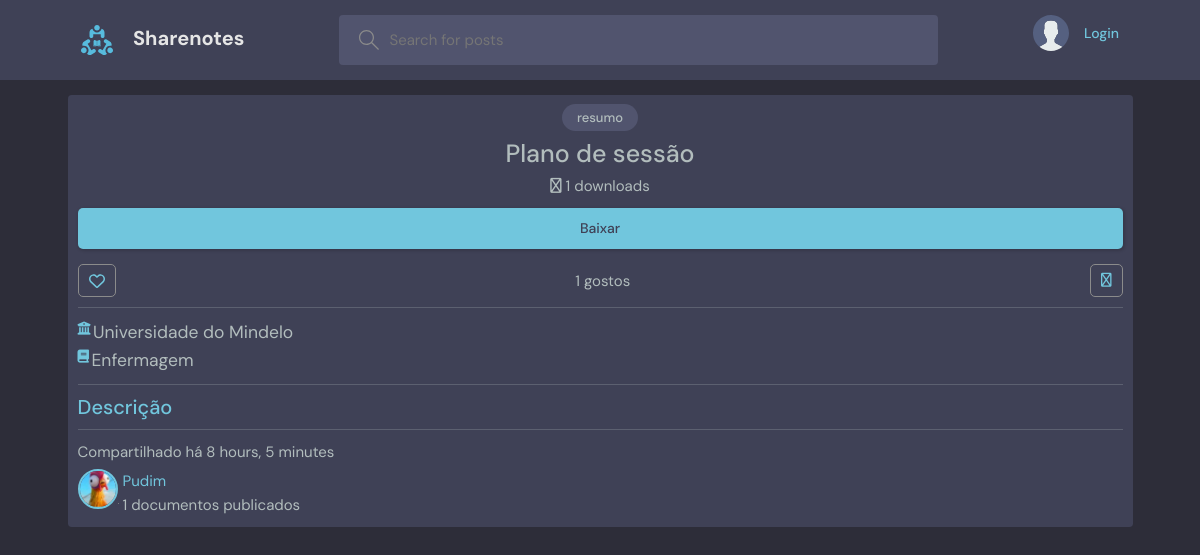
Screenshot of /document/plano-de-sessao/72 with the database file from the repository.
### base/models.py (models this page shows, shortened)
class Document(models.Model):
    name = models.CharField(max_length=300, null=True)
    slug = models.SlugField(max_length=500, null=True, blank=True)
    author = models.ForeignKey(User, on_delete=models.SET_NULL, null=True)
    document = models.FileField('documents/pdf')
    category = models.ForeignKey(Category, on_delete=models.SET_NULL, null=True)
    description = models.TextField(null=True, blank=True)
    course = models.ForeignKey(Course, on_delete=models.SET_NULL, null=True)
    school = models.ForeignKey(School, on_delete=models.SET_NULL, null=True)
    subject = models.ForeignKey(Subject, on_delete=models.SET_NULL, null=True)
    updated = models.DateTimeField(auto_now=True)
    created = models.DateTimeField(auto_now_add=True)
    likes = models.ManyToManyField(User, related_name='document_like')
    downloads = models.ManyToManyField(User, related_name='document_download')
    class Meta:
        ordering = ['-updated', '-created']
    def number_of_likes(self):
        return self.likes.count()
    def number_of_downloads(self):
        return self.downloads.count()

class Category(models.Model):
    name = models.CharField(max_length=300, null=True)
    def __str__(self):
        return self.name

class School(models.Model):
    name = models.CharField(max_length=300, null=True)
    def __str__(self):
        return self.name

class Course(models.Model):
    name = models.CharField(max_length=300, null=True)
    def __str__(self):
        return self.name

### base/views.py (the view)
# urls.py: path('document/<slug:slug>/<str:pk>', views.documentDetailView, name='document_detail'),
def documentDetailView(request, slug, pk):
    document = Document.objects.get(slug=slug, id=pk)
    user = User.objects.get(id=document.author.pk)
    context = {
        'document': document,
        'user': user
    }
    return render(request, 'base/document_detail.html', context)

### base/templates/base/document_detail.html (shortened to what this page needs)
{% extends 'main.html'  %}
{% load static %}
{% block content %}
<main>
      <div class="container">
          <div class="p-3 my-4 rounded bg_color_dark">
            <div style="text-align: center;">
                <div>
                    <span class="documentListDocument__topic">{{document.category}}</span>
                </div>
                <div class="my-3">
                    <div>
                        <h1>{{document.name}}</h1>
                        <div class="gap-3">
                            <i class="fa-regular fa-cloud-arrow-down"></i>
                            <span>{{document.number_of_downloads}} downloads</span>
                        </div>
                    </div>
                </div>
                <div>
                    <form action="{% url 'base:download_file' document.document %}" method="POST">
                        <button class="btn btn--main w-100" type="submit">Baixar</button>
                    </form>                </div>
                    <div>
                        <form class="d-flex justify-content-between mt-4 align-items-center" method="POST" action="{% url 'base:document_like' document.id %}">
                            <button class="btn btn--icon" type="submit" value="{{document.id}}" name="document_id">
                            </button>
                            <div>
                                <span>{{document.number_of_likes}} gostos</span>
                            </div>
                            <button class="btn btn--icon">
                                <i class="fa-regular fa-share-nodes" style="color: var(--color-main);"></i>
                            </button>
                        </form>
                </div>
                <hr>
                <div style="text-align: left;">
                    <div class="smn_document_school">
                        <small class="d-flex gap-1">
                            <div>
                                <i class="fa-solid fa-building-columns" style="color: var(--color-main);"></i>
                            </div>
                            <div>
                                <span class="fs-3">{{document.school}}</span>
                            </div>
                        </small>
                      </div>
                      <div class="smn_document_course">
                        <small class="d-flex gap-1">
                            <div>
                                <i class="fa-solid fa-book" style="color: var(--color-main);"></i>
                            </div>
                            <div>
                                <sṕan class="fs-3">{{document.course}}</span>
                            </div>
                        </small>
                      </div>
                </div>
                <hr>
                <div>
                    <div style="text-align: left; color: var(--color-main);">
                        <h2>Descrição</h2>
                    </div>
                </div>
                <hr>
                <div style="text-align: left;">
                    <div>
                        <span>Compartilhado há {{document.created|timesince}}</span>
                    </div>
                    <div class="d-flex mt-2">
                        <div class="avatar avatar--medium">
                            <img src="{% static 'images/profile.jpg' %}">
                        </div>
                        <div class="mx-2">
                            <div>
                                <span style="color: var(--color-main);">{{user.username}}</span>
                            </div>
                            <div >
                                <span>{{user.document_set.all.count}} documentos publicados</span>
                            </div>
                        </div>
                    </div>
                </div>
            </div>
          </div>
      </div>
</main>
{% endblock content %}

### static/css/global.css (style rules this page uses)
:root { --color-main: #71c6dd; --color-main-light: #e1f6fb; --color-dark: #3f4156; --color-dark-medium: #51546e; --color-dark-light: #696d97; --color-light: #e5e5e5; --color-gray: #8b8b8b; --color-light-gray: #b2bdbd; --color-bg: #2d2d39; --color-success: #5dd693; --color-error: #fc4b0b; }
.bg_color_dark { background-color: var(--color-dark); }
* { font-family: "DM Sans", -apple-system, BlinkMacSystemFont, "Segoe UI", Roboto, Oxygen, Ubuntu, Cantarell, "Open Sans", "Helvetica Neue", sans-serif; margin: 0; padding: 0; box-sizing: border-box; text-rendering: optimizeLegibility; font-size: inherit; }
html { font-size: 56.25%; }
@media only screen and (min-width: 1200px) { html { font-size: 62.5%; } }
body { line-height: 1.6; font-weight: 400; font-size: 1.5rem; color: var(--color-light-gray); background-color: var(--color-bg); min-height: 100vh; }
img { width: 100%; }
.container { max-width: 120rem; width: 90%; margin: auto; }
.btn { background-color: transparent; border: none; align-items: center; gap: 1rem; cursor: pointer; transition: all ease-in-out 0.3s; padding: 1rem 2rem; border-radius: 5px; box-shadow: 1px 1px 3px 1px rgba(0, 0, 0, 0.15); font-weight: 500; text-align: center; font-size: 14px; }
.btn--icon { padding: 5px 10px; box-shadow: none; border: 1px solid var(--color-gray); }
.btn--main { background-color: var(--color-main); color: var(--color-dark); }
.btn > svg { fill: currentColor; width: 1.6rem; height: 1.6rem; }
.avatar { position: relative; display: inline-block; border-radius: 50%; border: 2px solid var(--color-main); height: 100%; }
.avatar img { display: block; border-radius: 50%; object-fit: cover; object-position: center; }
.avatar::after { content: ""; display: block; position: absolute; background-color: var(--color-gray); z-index: 111; border-radius: 50%; border: 0.3rem solid var(--color-dark); }
.avatar.avatar--medium img { width: 3.6rem; height: 3.6rem; border-radius: 50%; }
.avatar.avatar--medium:after { width: 0.7rem; height: 0.7rem; bottom: 0px; right: -6px; }
.documentListDocument__topic { padding: 5px 1.5rem; background-color: var(--color-dark-medium); border-radius: 5rem; font-weight: 500; font-size: 1.3rem; }

### rows the page displays
Document: category "resumo", name "Plano de sessão", number_of_downloads "1", number_of_likes "1", school "Universidade do Mindelo", course "Enfermagem", created "8 hours, 5 minutes"

### other values shown
{{ user.username }} "Pudim"
{{ user.document_set.all.count }} "1"
